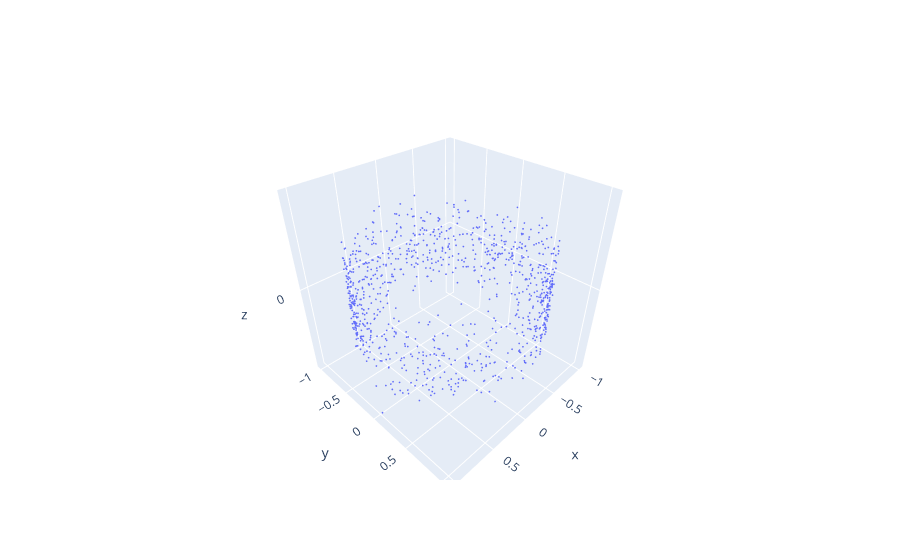

Notebook cell for this chart:
### Markdown cell above
You can also use the combined `fit_transform` method

### Code cell
Xpca = transformer.fit_transform(X)
quick_scatter(Xpca)

### Figure 1 — Plotly figure (JSON) as saved in the notebook; plotly's stock layout.template omitted (floating-point values rounded to 4 significant figures; data arrays with more than 128 entries replaced by an {"elided": "..."} marker saying what was removed)
{"data": [{"marker": {"size": 1}, "mode": "markers", "type": "scatter3d", "x": {"elided": "1000 float values"}, "y": {"elided": "1000 float values"}, "z": {"elided": "1000 float values"}}], "layout": {}}
